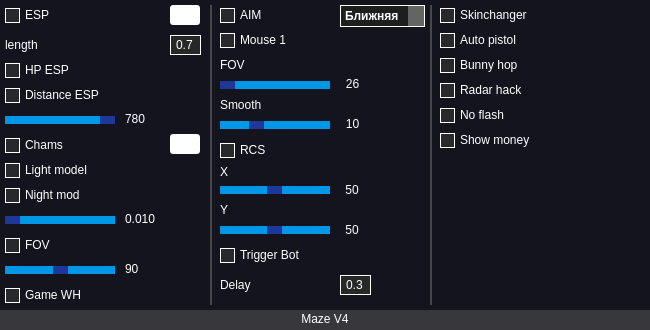
 <widget class="QWidget" name="Form">
  <property name="geometry">
   <rect>
    <x>0</x>
    <y>0</y>
    <width>650</width>
    <height>330</height>
   </rect>
  </property>
  <property name="windowTitle">
   <string>Maze V4</string>
  </property>
  <property name="windowIcon">
   <iconset>
    <normaloff>resourse/image/star.png</normaloff>resourse/image/star.png</iconset>
  </property>
  <property name="windowOpacity">
   <double>0.980000000000000</double>
  </property>
  <widget class="QLabel" name="label">
   <property name="geometry">
    <rect>
     <x>0</x>
     <y>0</y>
     <width>650</width>
     <height>320</height>
    </rect>
   </property>
   <property name="styleSheet">
    <string notr="true">background-color: rgb(20,20,30);</string>
   </property>
   <property name="text">
    <string/>
   </property>
  </widget>
  <widget class="QCheckBox" name="checkBox">
   <property name="geometry">
    <rect>
     <x>5</x>
     <y>5</y>
     <width>46</width>
     <height>20</height>
    </rect>
   </property>
   <property name="styleSheet">
    <string notr="true">QCheckBox {
color: white;
spacing: 5px;
font: 63 12pt &quot;Mayberry Pro&quot;;
}

QCheckBox::indicator {
width: 13px;
height: 13px;
}

QCheckBox::indicator:unchecked {
background-color: rgb(40,40,45);
border: 1px solid white;
}

QCheckBox::indicator:unchecked:hover {
background-color: rgb(45,45,50);
border: 1px solid white;
}

QCheckBox::indicator:checked {
background-color: #0097e6;
border: 1px solid white;
}

QCheckBox::indicator:checked:hover {
background-color: #00a8ff;
border: 1px solid white;
}
</string>
   </property>
   <property name="text">
    <string>ESP</string>
   </property>
  </widget>
  <widget class="QPushButton" name="pushButton">
   <property name="geometry">
    <rect>
     <x>170</x>
     <y>5</y>
     <width>30</width>
     <height>20</height>
    </rect>
   </property>
   <property name="styleSheet">
    <string notr="true">QPushButton{
background-color: rgb(255,255,255);
border: none;
border-radius: 3px;
}
</string>
   </property>
   <property name="text">
    <string/>
   </property>
  </widget>
  <widget class="QLabel" name="label_3">
   <property name="geometry">
    <rect>
     <x>5</x>
     <y>35</y>
     <width>45</width>
     <height>20</height>
    </rect>
   </property>
   <property name="styleSheet">
    <string notr="true">font: 63 12pt &quot;Mayberry Pro&quot;;</string>
   </property>
   <property name="text">
    <string>&lt;html&gt;&lt;head/&gt;&lt;body&gt;&lt;p&gt;&lt;span style=&quot; color:#ffffff;&quot;&gt;length&lt;/span&gt;&lt;/p&gt;&lt;/body&gt;&lt;/html&gt;</string>
   </property>
  </widget>
  <widget class="QLineEdit" name="lineEdit">
   <property name="geometry">
    <rect>
     <x>170</x>
     <y>35</y>
     <width>31</width>
     <height>20</height>
    </rect>
   </property>
   <property name="layoutDirection">
    <enum>Qt::LeftToRight</enum>
   </property>
   <property name="styleSheet">
    <string notr="true">background-color: rgb(40,40,40);
border: 1px solid white;
color: white;
font: 63 11pt &quot;Mayberry Pro&quot;;
padding-top: -1px;

</string>
   </property>
   <property name="text">
    <string>0.7</string>
   </property>
   <property name="maxLength">
    <number>3</number>
   </property>
   <property name="echoMode">
    <enum>QLineEdit::Normal</enum>
   </property>
   <property name="alignment">
    <set>Qt::AlignCenter</set>
   </property>
  </widget>
  <widget class="QCheckBox" name="checkBox_2">
   <property name="geometry">
    <rect>
     <x>5</x>
     <y>60</y>
     <width>71</width>
     <height>20</height>
    </rect>
   </property>
   <property name="styleSheet">
    <string notr="true">QCheckBox {
color: white;
spacing: 5px;
font: 63 12pt &quot;Mayberry Pro&quot;;
}

QCheckBox::indicator {
width: 13px;
height: 13px;
}

QCheckBox::indicator:unchecked {
background-color: rgb(40,40,45);
border: 1px solid white;
}

QCheckBox::indicator:unchecked:hover {
background-color: rgb(45,45,50);
border: 1px solid white;
}

QCheckBox::indicator:checked {
background-color: #0097e6;
border: 1px solid white;
}

QCheckBox::indicator:checked:hover {
background-color: #00a8ff;
border: 1px solid white;
}
</string>
   </property>
   <property name="text">
    <string>HP ESP</string>
   </property>
  </widget>
  <widget class="QCheckBox" name="checkBox_3">
   <property name="geometry">
    <rect>
     <x>5</x>
     <y>85</y>
     <width>110</width>
     <height>20</height>
    </rect>
   </property>
   <property name="styleSheet">
    <string notr="true">QCheckBox {
color: white;
spacing: 5px;
font: 63 12pt &quot;Mayberry Pro&quot;;
}

QCheckBox::indicator {
width: 13px;
height: 13px;
}

QCheckBox::indicator:unchecked {
background-color: rgb(40,40,45);
border: 1px solid white;
}

QCheckBox::indicator:unchecked:hover {
background-color: rgb(45,45,50);
border: 1px solid white;
}

QCheckBox::indicator:checked {
background-color: #0097e6;
border: 1px solid white;
}

QCheckBox::indicator:checked:hover {
background-color: #00a8ff;
border: 1px solid white;
}
</string>
   </property>
   <property name="text">
    <string>Distance ESP</string>
   </property>
  </widget>
  <widget class="QSlider" name="horizontalSlider">
   <property name="geometry">
    <rect>
     <x>5</x>
     <y>110</y>
     <width>110</width>
     <height>20</height>
    </rect>
   </property>
   <property name="styleSheet">
    <string notr="true">QSlider::groove:horizontal {
height: 8px;
background: #0097e6;
}

QSlider::handle:horizontal {
    background: #1e3799;
    width: 15px;
}</string>
   </property>
   <property name="minimum">
    <number>5</number>
   </property>
   <property name="maximum">
    <number>780</number>
   </property>
   <property name="value">
    <number>780</number>
   </property>
   <property name="orientation">
    <enum>Qt::Horizontal</enum>
   </property>
  </widget>
  <widget class="QLabel" name="label_4">
   <property name="geometry">
    <rect>
     <x>125</x>
     <y>111</y>
     <width>25</width>
     <height>16</height>
    </rect>
   </property>
   <property name="styleSheet">
    <string notr="true">font: 63 10pt &quot;Mayberry Pro&quot;;
text-align: left;</string>
   </property>
   <property name="text">
    <string>&lt;html&gt;&lt;head/&gt;&lt;body&gt;&lt;p&gt;&lt;span style=&quot; color:#ffffff;&quot;&gt;780&lt;/span&gt;&lt;/p&gt;&lt;/body&gt;&lt;/html&gt;</string>
   </property>
  </widget>
  <widget class="QCheckBox" name="checkBox_4">
   <property name="geometry">
    <rect>
     <x>5</x>
     <y>135</y>
     <width>66</width>
     <height>20</height>
    </rect>
   </property>
   <property name="styleSheet">
    <string notr="true">QCheckBox {
color: white;
spacing: 5px;
font: 63 12pt &quot;Mayberry Pro&quot;;
}

QCheckBox::indicator {
width: 13px;
height: 13px;
}

QCheckBox::indicator:unchecked {
background-color: rgb(40,40,45);
border: 1px solid white;
}

QCheckBox::indicator:unchecked:hover {
background-color: rgb(45,45,50);
border: 1px solid white;
}

QCheckBox::indicator:checked {
background-color: #0097e6;
border: 1px solid white;
}

QCheckBox::indicator:checked:hover {
background-color: #00a8ff;
border: 1px solid white;
}
</string>
   </property>
   <property name="text">
    <string>Chams</string>
   </property>
  </widget>
  <widget class="QPushButton" name="pushButton_2">
   <property name="geometry">
    <rect>
     <x>170</x>
     <y>134</y>
     <width>30</width>
     <height>20</height>
    </rect>
   </property>
   <property name="styleSheet">
    <string notr="true">QPushButton{
background-color: rgb(255,255,255);
border: none;
border-radius: 3px;
}
</string>
   </property>
   <property name="text">
    <string/>
   </property>
  </widget>
  <widget class="QCheckBox" name="checkBox_5">
   <property name="geometry">
    <rect>
     <x>5</x>
     <y>160</y>
     <width>106</width>
     <height>20</height>
    </rect>
   </property>
   <property name="styleSheet">
    <string notr="true">QCheckBox {
color: white;
spacing: 5px;
font: 63 12pt &quot;Mayberry Pro&quot;;
}

QCheckBox::indicator {
width: 13px;
height: 13px;
}

QCheckBox::indicator:unchecked {
background-color: rgb(40,40,45);
border: 1px solid white;
}

QCheckBox::indicator:unchecked:hover {
background-color: rgb(45,45,50);
border: 1px solid white;
}

QCheckBox::indicator:checked {
background-color: #0097e6;
border: 1px solid white;
}

QCheckBox::indicator:checked:hover {
background-color: #00a8ff;
border: 1px solid white;
}
</string>
   </property>
   <property name="text">
    <string>Light model</string>
   </property>
  </widget>
  <widget class="QCheckBox" name="checkBox_6">
   <property name="geometry">
    <rect>
     <x>5</x>
     <y>185</y>
     <width>106</width>
     <height>20</height>
    </rect>
   </property>
   <property name="styleSheet">
    <string notr="true">QCheckBox {
color: white;
spacing: 5px;
font: 63 12pt &quot;Mayberry Pro&quot;;
}

QCheckBox::indicator {
width: 13px;
height: 13px;
}

QCheckBox::indicator:unchecked {
background-color: rgb(40,40,45);
border: 1px solid white;
}

QCheckBox::indicator:unchecked:hover {
background-color: rgb(45,45,50);
border: 1px solid white;
}

QCheckBox::indicator:checked {
background-color: #0097e6;
border: 1px solid white;
}

QCheckBox::indicator:checked:hover {
background-color: #00a8ff;
border: 1px solid white;
}
</string>
   </property>
   <property name="text">
    <string>Night mod</string>
   </property>
  </widget>
  <widget class="QSlider" name="horizontalSlider_2">
   <property name="geometry">
    <rect>
     <x>5</x>
     <y>210</y>
     <width>110</width>
     <height>20</height>
    </rect>
   </property>
   <property name="styleSheet">
    <string notr="true">QSlider::groove:horizontal {
height: 8px;
background: #0097e6;
}

QSlider::handle:horizontal {
    background: #1e3799;
    width: 15px;
}</string>
   </property>
   <property name="minimum">
    <number>10</number>
   </property>
   <property name="maximum">
    <number>1000</number>
   </property>
   <property name="value">
    <number>10</number>
   </property>
   <property name="orientation">
    <enum>Qt::Horizontal</enum>
   </property>
  </widget>
  <widget class="QLabel" name="label_5">
   <property name="geometry">
    <rect>
     <x>125</x>
     <y>211</y>
     <width>38</width>
     <height>16</height>
    </rect>
   </property>
   <property name="styleSheet">
    <string notr="true">font: 63 10pt &quot;Mayberry Pro&quot;;
text-align: left;</string>
   </property>
   <property name="text">
    <string>&lt;html&gt;&lt;head/&gt;&lt;body&gt;&lt;p&gt;&lt;span style=&quot; color:#ffffff;&quot;&gt;0.010&lt;/span&gt;&lt;/p&gt;&lt;/body&gt;&lt;/html&gt;</string>
   </property>
  </widget>
  <widget class="QCheckBox" name="checkBox_7">
   <property name="geometry">
    <rect>
     <x>5</x>
     <y>235</y>
     <width>49</width>
     <height>20</height>
    </rect>
   </property>
   <property name="styleSheet">
    <string notr="true">QCheckBox {
color: white;
spacing: 5px;
font: 63 12pt &quot;Mayberry Pro&quot;;
}

QCheckBox::indicator {
width: 13px;
height: 13px;
}

QCheckBox::indicator:unchecked {
background-color: rgb(40,40,45);
border: 1px solid white;
}

QCheckBox::indicator:unchecked:hover {
background-color: rgb(45,45,50);
border: 1px solid white;
}

QCheckBox::indicator:checked {
background-color: #0097e6;
border: 1px solid white;
}

QCheckBox::indicator:checked:hover {
background-color: #00a8ff;
border: 1px solid white;
}
</string>
   </property>
   <property name="text">
    <string>FOV</string>
   </property>
  </widget>
  <widget class="QSlider" name="horizontalSlider_3">
   <property name="geometry">
    <rect>
     <x>5</x>
     <y>260</y>
     <width>110</width>
     <height>20</height>
    </rect>
   </property>
   <property name="styleSheet">
    <string notr="true">QSlider::groove:horizontal {
height: 8px;
background: #0097e6;
}

QSlider::handle:horizontal {
    background: #1e3799;
    width: 15px;
}</string>
   </property>
   <property name="minimum">
    <number>10</number>
   </property>
   <property name="maximum">
    <number>170</number>
   </property>
   <property name="value">
    <number>90</number>
   </property>
   <property name="orientation">
    <enum>Qt::Horizontal</enum>
   </property>
  </widget>
  <widget class="QLabel" name="label_6">
   <property name="geometry">
    <rect>
     <x>125</x>
     <y>261</y>
     <width>27</width>
     <height>16</height>
    </rect>
   </property>
   <property name="styleSheet">
    <string notr="true">font: 63 10pt &quot;Mayberry Pro&quot;;
text-align: left;</string>
   </property>
   <property name="text">
    <string>&lt;html&gt;&lt;head/&gt;&lt;body&gt;&lt;p&gt;&lt;span style=&quot; color:#ffffff;&quot;&gt;90&lt;/span&gt;&lt;/p&gt;&lt;/body&gt;&lt;/html&gt;</string>
   </property>
   <property name="alignment">
    <set>Qt::AlignLeading|Qt::AlignLeft|Qt::AlignVCenter</set>
   </property>
  </widget>
  <widget class="QCheckBox" name="checkBox_8">
   <property name="geometry">
    <rect>
     <x>5</x>
     <y>285</y>
     <width>89</width>
     <height>20</height>
    </rect>
   </property>
   <property name="styleSheet">
    <string notr="true">QCheckBox {
color: white;
spacing: 5px;
font: 63 12pt &quot;Mayberry Pro&quot;;
}

QCheckBox::indicator {
width: 13px;
height: 13px;
}

QCheckBox::indicator:unchecked {
background-color: rgb(40,40,45);
border: 1px solid white;
}

QCheckBox::indicator:unchecked:hover {
background-color: rgb(45,45,50);
border: 1px solid white;
}

QCheckBox::indicator:checked {
background-color: #0097e6;
border: 1px solid white;
}

QCheckBox::indicator:checked:hover {
background-color: #00a8ff;
border: 1px solid white;
}
</string>
   </property>
   <property name="text">
    <string>Game WH</string>
   </property>
  </widget>
  <widget class="QLabel" name="label_2">
   <property name="geometry">
    <rect>
     <x>210</x>
     <y>5</y>
     <width>2</width>
     <height>300</height>
    </rect>
   </property>
   <property name="styleSheet">
    <string notr="true">background-color: rgb(70,70,75);</string>
   </property>
   <property name="text">
    <string/>
   </property>
  </widget>
  <widget class="QCheckBox" name="checkBox_9">
   <property name="geometry">
    <rect>
     <x>220</x>
     <y>5</y>
     <width>48</width>
     <height>20</height>
    </rect>
   </property>
   <property name="styleSheet">
    <string notr="true">QCheckBox {
color: white;
spacing: 5px;
	font: 63 12pt &quot;Mayberry Pro&quot;;
}

QCheckBox::indicator {
width: 13px;
height: 13px;
}

QCheckBox::indicator:unchecked {
background-color: rgb(40,40,45);
border: 1px solid white;
}

QCheckBox::indicator:unchecked:hover {
background-color: rgb(45,45,50);
border: 1px solid white;
}

QCheckBox::indicator:checked {
background-color: #0097e6;
border: 1px solid white;
}

QCheckBox::indicator:checked:hover {
background-color: #00a8ff;
border: 1px solid white;
}
</string>
   </property>
   <property name="text">
    <string>AIM</string>
   </property>
  </widget>
  <widget class="QCheckBox" name="checkBox_10">
   <property name="geometry">
    <rect>
     <x>220</x>
     <y>30</y>
     <width>81</width>
     <height>20</height>
    </rect>
   </property>
   <property name="styleSheet">
    <string notr="true">QCheckBox {
color: white;
spacing: 5px;
font: 63 12pt &quot;Mayberry Pro&quot;;
}

QCheckBox::indicator {
width: 13px;
height: 13px;
}

QCheckBox::indicator:unchecked {
background-color: rgb(40,40,45);
border: 1px solid white;
}

QCheckBox::indicator:unchecked:hover {
background-color: rgb(45,45,50);
border: 1px solid white;
}

QCheckBox::indicator:checked {
background-color: #0097e6;
border: 1px solid white;
}

QCheckBox::indicator:checked:hover {
background-color: #00a8ff;
border: 1px solid white;
}
</string>
   </property>
   <property name="text">
    <string>Mouse 1</string>
   </property>
  </widget>
  <widget class="QComboBox" name="comboBox">
   <property name="geometry">
    <rect>
     <x>340</x>
     <y>5</y>
     <width>85</width>
     <height>22</height>
    </rect>
   </property>
   <property name="styleSheet">
    <string notr="true">QComboBox{
font: 63 10pt &quot;Mayberry Pro&quot;;
border: none;
background-color: rgb(30,30,30);
color: white;
font-weight: bold;
border: 1px solid white;
}

QComboBox::drop-down{
    border: none;
    background-color: rgb(100,100,100);
    font-weight: bold;
}</string>
   </property>
   <item>
    <property name="text">
     <string>Ближняя</string>
    </property>
   </item>
   <item>
    <property name="text">
     <string>Голова</string>
    </property>
   </item>
   <item>
    <property name="text">
     <string>Шея</string>
    </property>
   </item>
   <item>
    <property name="text">
     <string>Грудь</string>
    </property>
   </item>
   <item>
    <property name="text">
     <string>Живот</string>
    </property>
   </item>
   <item>
    <property name="text">
     <string>Таз</string>
    </property>
   </item>
  </widget>
  <widget class="QLabel" name="label_7">
   <property name="geometry">
    <rect>
     <x>220</x>
     <y>55</y>
     <width>29</width>
     <height>20</height>
    </rect>
   </property>
   <property name="styleSheet">
    <string notr="true">font: 63 12pt &quot;Mayberry Pro&quot;;</string>
   </property>
   <property name="text">
    <string>&lt;html&gt;&lt;head/&gt;&lt;body&gt;&lt;p&gt;&lt;span style=&quot; color:#ffffff;&quot;&gt;FOV&lt;/span&gt;&lt;/p&gt;&lt;/body&gt;&lt;/html&gt;</string>
   </property>
  </widget>
  <widget class="QSlider" name="horizontalSlider_4">
   <property name="geometry">
    <rect>
     <x>220</x>
     <y>75</y>
     <width>110</width>
     <height>20</height>
    </rect>
   </property>
   <property name="styleSheet">
    <string notr="true">QSlider::groove:horizontal {
height: 8px;
background: #0097e6;
}

QSlider::handle:horizontal {
    background: #1e3799;
    width: 15px;
}</string>
   </property>
   <property name="minimum">
    <number>1</number>
   </property>
   <property name="maximum">
    <number>26</number>
   </property>
   <property name="value">
    <number>1</number>
   </property>
   <property name="orientation">
    <enum>Qt::Horizontal</enum>
   </property>
  </widget>
  <widget class="QLabel" name="label_8">
   <property name="geometry">
    <rect>
     <x>340</x>
     <y>76</y>
     <width>25</width>
     <height>16</height>
    </rect>
   </property>
   <property name="styleSheet">
    <string notr="true">font: 63 10pt &quot;Mayberry Pro&quot;;
text-align: left;</string>
   </property>
   <property name="text">
    <string>&lt;html&gt;&lt;head/&gt;&lt;body&gt;&lt;p align=&quot;center&quot;&gt;&lt;span style=&quot; color:#ffffff;&quot;&gt;26&lt;/span&gt;&lt;/p&gt;&lt;/body&gt;&lt;/html&gt;</string>
   </property>
  </widget>
  <widget class="QLabel" name="label_9">
   <property name="geometry">
    <rect>
     <x>220</x>
     <y>95</y>
     <width>61</width>
     <height>20</height>
    </rect>
   </property>
   <property name="styleSheet">
    <string notr="true">font: 63 12pt &quot;Mayberry Pro&quot;;</string>
   </property>
   <property name="text">
    <string>&lt;html&gt;&lt;head/&gt;&lt;body&gt;&lt;p&gt;&lt;span style=&quot; color:#ffffff;&quot;&gt;Smooth&lt;/span&gt;&lt;/p&gt;&lt;/body&gt;&lt;/html&gt;</string>
   </property>
  </widget>
  <widget class="QSlider" name="horizontalSlider_5">
   <property name="geometry">
    <rect>
     <x>220</x>
     <y>115</y>
     <width>110</width>
     <height>20</height>
    </rect>
   </property>
   <property name="styleSheet">
    <string notr="true">QSlider::groove:horizontal {
height: 8px;
background: #0097e6;
}

QSlider::handle:horizontal {
    background: #1e3799;
    width: 15px;
}</string>
   </property>
   <property name="minimum">
    <number>1</number>
   </property>
   <property name="maximum">
    <number>30</number>
   </property>
   <property name="value">
    <number>10</number>
   </property>
   <property name="orientation">
    <enum>Qt::Horizontal</enum>
   </property>
  </widget>
  <widget class="QLabel" name="label_10">
   <property name="geometry">
    <rect>
     <x>340</x>
     <y>116</y>
     <width>25</width>
     <height>16</height>
    </rect>
   </property>
   <property name="styleSheet">
    <string notr="true">font: 63 10pt &quot;Mayberry Pro&quot;;
text-align: left;</string>
   </property>
   <property name="text">
    <string>&lt;html&gt;&lt;head/&gt;&lt;body&gt;&lt;p align=&quot;center&quot;&gt;&lt;span style=&quot; color:#ffffff;&quot;&gt;10&lt;/span&gt;&lt;/p&gt;&lt;/body&gt;&lt;/html&gt;</string>
   </property>
  </widget>
  <widget class="QCheckBox" name="checkBox_11">
   <property name="geometry">
    <rect>
     <x>220</x>
     <y>140</y>
     <width>95</width>
     <height>20</height>
    </rect>
   </property>
   <property name="styleSheet">
    <string notr="true">QCheckBox {
color: white;
spacing: 5px;
font: 63 12pt &quot;Mayberry Pro&quot;;
}

QCheckBox::indicator {
width: 13px;
height: 13px;
}

QCheckBox::indicator:unchecked {
background-color: rgb(40,40,45);
border: 1px solid white;
}

QCheckBox::indicator:unchecked:hover {
background-color: rgb(45,45,50);
border: 1px solid white;
}

QCheckBox::indicator:checked {
background-color: #0097e6;
border: 1px solid white;
}

QCheckBox::indicator:checked:hover {
background-color: #00a8ff;
border: 1px solid white;
}
</string>
   </property>
   <property name="text">
    <string>RCS</string>
   </property>
  </widget>
  <widget class="QLabel" name="label_11">
   <property name="geometry">
    <rect>
     <x>220</x>
     <y>162</y>
     <width>9</width>
     <height>20</height>
    </rect>
   </property>
   <property name="styleSheet">
    <string notr="true">font: 63 12pt &quot;Mayberry Pro&quot;;</string>
   </property>
   <property name="text">
    <string>&lt;html&gt;&lt;head/&gt;&lt;body&gt;&lt;p&gt;&lt;span style=&quot; color:#ffffff;&quot;&gt;X&lt;/span&gt;&lt;/p&gt;&lt;/body&gt;&lt;/html&gt;</string>
   </property>
  </widget>
  <widget class="QSlider" name="horizontalSlider_6">
   <property name="geometry">
    <rect>
     <x>220</x>
     <y>180</y>
     <width>110</width>
     <height>20</height>
    </rect>
   </property>
   <property name="styleSheet">
    <string notr="true">QSlider::groove:horizontal {
height: 8px;
background: #0097e6;
}

QSlider::handle:horizontal {
    background: #1e3799;
    width: 15px;
}</string>
   </property>
   <property name="minimum">
    <number>1</number>
   </property>
   <property name="maximum">
    <number>100</number>
   </property>
   <property name="value">
    <number>50</number>
   </property>
   <property name="orientation">
    <enum>Qt::Horizontal</enum>
   </property>
  </widget>
  <widget class="QLabel" name="label_12">
   <property name="geometry">
    <rect>
     <x>340</x>
     <y>182</y>
     <width>24</width>
     <height>16</height>
    </rect>
   </property>
   <property name="styleSheet">
    <string notr="true">font: 63 10pt &quot;Mayberry Pro&quot;;
text-align: left;</string>
   </property>
   <property name="text">
    <string>&lt;html&gt;&lt;head/&gt;&lt;body&gt;&lt;p align=&quot;center&quot;&gt;&lt;span style=&quot; color:#ffffff;&quot;&gt;50&lt;/span&gt;&lt;/p&gt;&lt;/body&gt;&lt;/html&gt;</string>
   </property>
  </widget>
  <widget class="QLabel" name="label_13">
   <property name="geometry">
    <rect>
     <x>220</x>
     <y>200</y>
     <width>9</width>
     <height>20</height>
    </rect>
   </property>
   <property name="styleSheet">
    <string notr="true">font: 63 12pt &quot;Mayberry Pro&quot;;</string>
   </property>
   <property name="text">
    <string>&lt;html&gt;&lt;head/&gt;&lt;body&gt;&lt;p&gt;&lt;span style=&quot; color:#ffffff;&quot;&gt;Y&lt;/span&gt;&lt;/p&gt;&lt;/body&gt;&lt;/html&gt;</string>
   </property>
  </widget>
  <widget class="QSlider" name="horizontalSlider_7">
   <property name="geometry">
    <rect>
     <x>220</x>
     <y>220</y>
     <width>110</width>
     <height>20</height>
    </rect>
   </property>
   <property name="styleSheet">
    <string notr="true">QSlider::groove:horizontal {
height: 8px;
background: #0097e6;
}

QSlider::handle:horizontal {
    background: #1e3799;
    width: 15px;
}</string>
   </property>
   <property name="minimum">
    <number>1</number>
   </property>
   <property name="maximum">
    <number>100</number>
   </property>
   <property name="value">
    <number>50</number>
   </property>
   <property name="orientation">
    <enum>Qt::Horizontal</enum>
   </property>
  </widget>
  <widget class="QLabel" name="label_14">
   <property name="geometry">
    <rect>
     <x>340</x>
     <y>222</y>
     <width>24</width>
     <height>16</height>
    </rect>
   </property>
   <property name="styleSheet">
    <string notr="true">font: 63 10pt &quot;Mayberry Pro&quot;;
text-align: left;</string>
   </property>
   <property name="text">
    <string>&lt;html&gt;&lt;head/&gt;&lt;body&gt;&lt;p align=&quot;center&quot;&gt;&lt;span style=&quot; color:#ffffff;&quot;&gt;50&lt;/span&gt;&lt;/p&gt;&lt;/body&gt;&lt;/html&gt;</string>
   </property>
  </widget>
  <widget class="QCheckBox" name="checkBox_12">
   <property name="geometry">
    <rect>
     <x>220</x>
     <y>245</y>
     <width>100</width>
     <height>20</height>
    </rect>
   </property>
   <property name="styleSheet">
    <string notr="true">QCheckBox {
color: white;
spacing: 5px;
font: 63 12pt &quot;Mayberry Pro&quot;;
}

QCheckBox::indicator {
width: 13px;
height: 13px;
}

QCheckBox::indicator:unchecked {
background-color: rgb(40,40,45);
border: 1px solid white;
}

QCheckBox::indicator:unchecked:hover {
background-color: rgb(45,45,50);
border: 1px solid white;
}

QCheckBox::indicator:checked {
background-color: #0097e6;
border: 1px solid white;
}

QCheckBox::indicator:checked:hover {
background-color: #00a8ff;
border: 1px solid white;
}
</string>
   </property>
   <property name="text">
    <string>Trigger Bot</string>
   </property>
  </widget>
  <widget class="QLabel" name="label_15">
   <property name="geometry">
    <rect>
     <x>220</x>
     <y>275</y>
     <width>39</width>
     <height>20</height>
    </rect>
   </property>
   <property name="styleSheet">
    <string notr="true">font: 63 12pt &quot;Mayberry Pro&quot;;</string>
   </property>
   <property name="text">
    <string>&lt;html&gt;&lt;head/&gt;&lt;body&gt;&lt;p&gt;&lt;span style=&quot; color:#ffffff;&quot;&gt;Delay&lt;/span&gt;&lt;/p&gt;&lt;/body&gt;&lt;/html&gt;</string>
   </property>
  </widget>
  <widget class="QLineEdit" name="lineEdit_2">
   <property name="geometry">
    <rect>
     <x>340</x>
     <y>275</y>
     <width>31</width>
     <height>20</height>
    </rect>
   </property>
   <property name="layoutDirection">
    <enum>Qt::LeftToRight</enum>
   </property>
   <property name="styleSheet">
    <string notr="true">background-color: rgb(40,40,40);
border: 1px solid white;
color: white;
font: 63 11pt &quot;Mayberry Pro&quot;;
padding-top: -1px;

</string>
   </property>
   <property name="text">
    <string>0.3</string>
   </property>
   <property name="maxLength">
    <number>3</number>
   </property>
   <property name="echoMode">
    <enum>QLineEdit::Normal</enum>
   </property>
   <property name="alignment">
    <set>Qt::AlignCenter</set>
   </property>
  </widget>
  <widget class="QLabel" name="label_16">
   <property name="geometry">
    <rect>
     <x>430</x>
     <y>5</y>
     <width>2</width>
     <height>300</height>
    </rect>
   </property>
   <property name="styleSheet">
    <string notr="true">background-color: rgb(70,70,75);</string>
   </property>
   <property name="text">
    <string/>
   </property>
  </widget>
  <widget class="QCheckBox" name="checkBox_13">
   <property name="geometry">
    <rect>
     <x>440</x>
     <y>5</y>
     <width>106</width>
     <height>20</height>
    </rect>
   </property>
   <property name="styleSheet">
    <string notr="true">QCheckBox {
color: white;
spacing: 5px;
font: 63 12pt &quot;Mayberry Pro&quot;;
}

QCheckBox::indicator {
width: 13px;
height: 13px;
}

QCheckBox::indicator:unchecked {
background-color: rgb(40,40,45);
border: 1px solid white;
}

QCheckBox::indicator:unchecked:hover {
background-color: rgb(45,45,50);
border: 1px solid white;
}

QCheckBox::indicator:checked {
background-color: #0097e6;
border: 1px solid white;
}

QCheckBox::indicator:checked:hover {
background-color: #00a8ff;
border: 1px solid white;
}
</string>
   </property>
   <property name="text">
    <string>Skinchanger</string>
   </property>
  </widget>
  <widget class="QCheckBox" name="checkBox_14">
   <property name="geometry">
    <rect>
     <x>440</x>
     <y>30</y>
     <width>99</width>
     <height>20</height>
    </rect>
   </property>
   <property name="styleSheet">
    <string notr="true">QCheckBox {
color: white;
spacing: 5px;
font: 63 12pt &quot;Mayberry Pro&quot;;
}

QCheckBox::indicator {
width: 13px;
height: 13px;
}

QCheckBox::indicator:unchecked {
background-color: rgb(40,40,45);
border: 1px solid white;
}

QCheckBox::indicator:unchecked:hover {
background-color: rgb(45,45,50);
border: 1px solid white;
}

QCheckBox::indicator:checked {
background-color: #0097e6;
border: 1px solid white;
}

QCheckBox::indicator:checked:hover {
background-color: #00a8ff;
border: 1px solid white;
}
</string>
   </property>
   <property name="text">
    <string>Auto pistol</string>
   </property>
  </widget>
  <widget class="QCheckBox" name="checkBox_15">
   <property name="geometry">
    <rect>
     <x>440</x>
     <y>55</y>
     <width>97</width>
     <height>20</height>
    </rect>
   </property>
   <property name="styleSheet">
    <string notr="true">QCheckBox {
color: white;
spacing: 5px;
font: 63 12pt &quot;Mayberry Pro&quot;;
}

QCheckBox::indicator {
width: 13px;
height: 13px;
}

QCheckBox::indicator:unchecked {
background-color: rgb(40,40,45);
border: 1px solid white;
}

QCheckBox::indicator:unchecked:hover {
background-color: rgb(45,45,50);
border: 1px solid white;
}

QCheckBox::indicator:checked {
background-color: #0097e6;
border: 1px solid white;
}

QCheckBox::indicator:checked:hover {
background-color: #00a8ff;
border: 1px solid white;
}
</string>
   </property>
   <property name="text">
    <string>Bunny hop</string>
   </property>
  </widget>
  <widget class="QCheckBox" name="checkBox_16">
   <property name="geometry">
    <rect>
     <x>440</x>
     <y>80</y>
     <width>98</width>
     <height>20</height>
    </rect>
   </property>
   <property name="styleSheet">
    <string notr="true">QCheckBox {
color: white;
spacing: 5px;
font: 63 12pt &quot;Mayberry Pro&quot;;
}

QCheckBox::indicator {
width: 13px;
height: 13px;
}

QCheckBox::indicator:unchecked {
background-color: rgb(40,40,45);
border: 1px solid white;
}

QCheckBox::indicator:unchecked:hover {
background-color: rgb(45,45,50);
border: 1px solid white;
}

QCheckBox::indicator:checked {
background-color: #0097e6;
border: 1px solid white;
}

QCheckBox::indicator:checked:hover {
background-color: #00a8ff;
border: 1px solid white;
}
</string>
   </property>
   <property name="text">
    <string>Radar hack</string>
   </property>
  </widget>
  <widget class="QCheckBox" name="checkBox_17">
   <property name="geometry">
    <rect>
     <x>440</x>
     <y>105</y>
     <width>80</width>
     <height>20</height>
    </rect>
   </property>
   <property name="styleSheet">
    <string notr="true">QCheckBox {
color: white;
spacing: 5px;
font: 63 12pt &quot;Mayberry Pro&quot;;
}

QCheckBox::indicator {
width: 13px;
height: 13px;
}

QCheckBox::indicator:unchecked {
background-color: rgb(40,40,45);
border: 1px solid white;
}

QCheckBox::indicator:unchecked:hover {
background-color: rgb(45,45,50);
border: 1px solid white;
}

QCheckBox::indicator:checked {
background-color: #0097e6;
border: 1px solid white;
}

QCheckBox::indicator:checked:hover {
background-color: #00a8ff;
border: 1px solid white;
}
</string>
   </property>
   <property name="text">
    <string>No flash</string>
   </property>
  </widget>
  <widget class="QCheckBox" name="checkBox_18">
   <property name="geometry">
    <rect>
     <x>440</x>
     <y>130</y>
     <width>111</width>
     <height>20</height>
    </rect>
   </property>
   <property name="styleSheet">
    <string notr="true">QCheckBox {
color: white;
spacing: 5px;
font: 63 12pt &quot;Mayberry Pro&quot;;
}

QCheckBox::indicator {
width: 13px;
height: 13px;
}

QCheckBox::indicator:unchecked {
background-color: rgb(40,40,45);
border: 1px solid white;
}

QCheckBox::indicator:unchecked:hover {
background-color: rgb(45,45,50);
border: 1px solid white;
}

QCheckBox::indicator:checked {
background-color: #0097e6;
border: 1px solid white;
}

QCheckBox::indicator:checked:hover {
background-color: #00a8ff;
border: 1px solid white;
}
</string>
   </property>
   <property name="text">
    <string>Show money</string>
   </property>
  </widget>
  <widget class="QLabel" name="label_17">
   <property name="geometry">
    <rect>
     <x>0</x>
     <y>310</y>
     <width>650</width>
     <height>20</height>
    </rect>
   </property>
   <property name="styleSheet">
    <string notr="true">background-color: rgb(55,55,60);</string>
   </property>
   <property name="text">
    <string/>
   </property>
  </widget>
  <widget class="QLabel" name="label_18">
   <property name="geometry">
    <rect>
     <x>5</x>
     <y>309</y>
     <width>640</width>
     <height>20</height>
    </rect>
   </property>
   <property name="styleSheet">
    <string notr="true">font: 63 12pt &quot;Mayberry Pro&quot;;</string>
   </property>
   <property name="text">
    <string>&lt;html&gt;&lt;head/&gt;&lt;body&gt;&lt;p align=&quot;center&quot;&gt;&lt;span style=&quot; color:#ffffff;&quot;&gt;Maze V4&lt;/span&gt;&lt;/p&gt;&lt;/body&gt;&lt;/html&gt;</string>
   </property>
  </widget>
 </widget>
